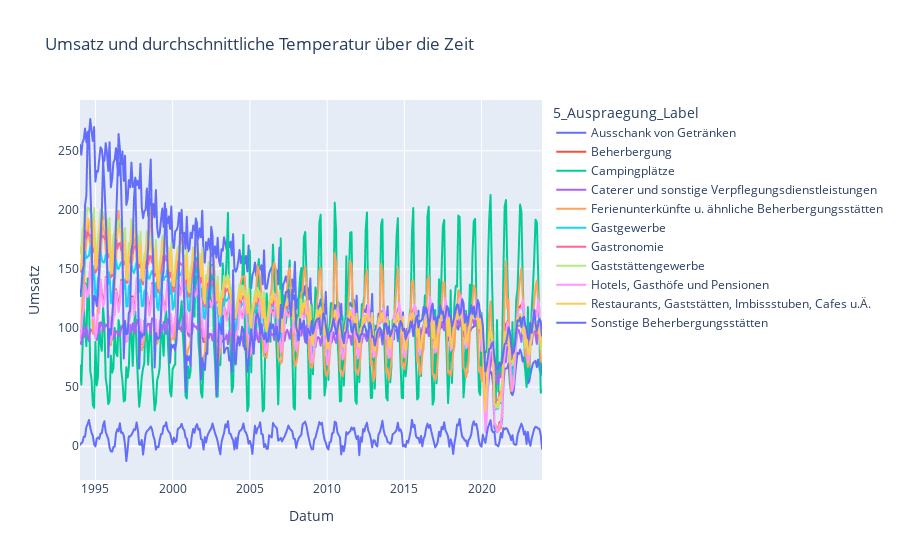

Notebook code for this chart:
### Code cell
fig = px.line(merged_df, x='Datum', y=['Umsatz', 'Durchschnittliche Temperatur'], labels={
    'value': 'Werte',
    'variable': 'Variablen'},
    color= '5_Auspraegung_Label', title='Umsatz und durchschnittliche Temperatur über die Zeit')

fig.update_layout(
    yaxis_title='Umsatz',
    yaxis2=dict(title='Durchschnittliche Temperatur', overlaying='y', side='right')
)

fig.show()

### Figure 1 — Plotly figure (JSON) as saved in the notebook; plotly's stock layout.template omitted (floating-point values rounded to 4 significant figures; data arrays with more than 128 entries replaced by an {"elided": "..."} marker saying what was removed)
{"data": [{"hovertemplate": "5_Auspraegung_Label=Ausschank von Getränken<br>Variablen=Umsatz<br>Datum=%{x}<br>Werte=%{y}<extra></extra>", "legendgroup": "Ausschank von Getränken", "line": {"color": "#636efa", "dash": "solid"}, "marker": {"symbol": "circle"}, "mode": "lines", "name": "Ausschank von Getränken", "showlegend": true, "type": "scattergl", "x": {"elided": "360 str values"}, "xaxis": "x", "y": {"elided": "360 float values"}, "yaxis": "y"}, {"hovertemplate": "5_Auspraegung_Label=Ausschank von Getränken<br>Variablen=Durchschnittliche Temperatur<br>Datum=%{x}<br>Werte=%{y}<extra></extra>", "legendgroup": "Ausschank von Getränken", "line": {"color": "#636efa", "dash": "solid"}, "marker": {"symbol": "circle"}, "mode": "lines", "name": "Ausschank von Getränken", "showlegend": false, "type": "scattergl", "x": {"elided": "360 str values"}, "xaxis": "x", "y": {"elided": "360 float values"}, "yaxis": "y"}, {"hovertemplate": "5_Auspraegung_Label=Beherbergung<br>Variablen=Umsatz<br>Datum=%{x}<br>Werte=%{y}<extra></extra>", "legendgroup": "Beherbergung", "line": {"color": "#EF553B", "dash": "solid"}, "marker": {"symbol": "circle"}, "mode": "lines", "name": "Beherbergung", "showlegend": true, "type": "scattergl", "x": {"elided": "360 str values"}, "xaxis": "x", "y": {"elided": "360 float values"}, "yaxis": "y"}, {"hovertemplate": "5_Auspraegung_Label=Beherbergung<br>Variablen=Durchschnittliche Temperatur<br>Datum=%{x}<br>Werte=%{y}<extra></extra>", "legendgroup": "Beherbergung", "line": {"color": "#EF553B", "dash": "solid"}, "marker": {"symbol": "circle"}, "mode": "lines", "name": "Beherbergung", "showlegend": false, "type": "scattergl", "x": {"elided": "360 str values"}, "xaxis": "x", "y": {"elided": "360 float values"}, "yaxis": "y"}, {"hovertemplate": "5_Auspraegung_Label=Campingplätze<br>Variablen=Umsatz<br>Datum=%{x}<br>Werte=%{y}<extra></extra>", "legendgroup": "Campingplätze", "line": {"color": "#00cc96", "dash": "solid"}, "marker": {"symbol": "circle"}, "mode": "lines", "name": "Campingplätze", "showlegend": true, "type": "scattergl", "x": {"elided": "360 str values"}, "xaxis": "x", "y": {"elided": "360 float values"}, "yaxis": "y"}, {"hovertemplate": "5_Auspraegung_Label=Campingplätze<br>Variablen=Durchschnittliche Temperatur<br>Datum=%{x}<br>Werte=%{y}<extra></extra>", "legendgroup": "Campingplätze", "line": {"color": "#00cc96", "dash": "solid"}, "marker": {"symbol": "circle"}, "mode": "lines", "name": "Campingplätze", "showlegend": false, "type": "scattergl", "x": {"elided": "360 str values"}, "xaxis": "x", "y": {"elided": "360 float values"}, "yaxis": "y"}, {"hovertemplate": "5_Auspraegung_Label=Caterer und sonstige Verpflegungsdienstleistungen<br>Variablen=Umsatz<br>Datum=%{x}<br>Werte=%{y}<extra></extra>", "legendgroup": "Caterer und sonstige Verpflegungsdienstleistungen", "line": {"color": "#ab63fa", "dash": "solid"}, "marker": {"symbol": "circle"}, "mode": "lines", "name": "Caterer und sonstige Verpflegungsdienstleistungen", "showlegend": true, "type": "scattergl", "x": {"elided": "360 str values"}, "xaxis": "x", "y": {"elided": "360 float values"}, "yaxis": "y"}, {"hovertemplate": "5_Auspraegung_Label=Caterer und sonstige Verpflegungsdienstleistungen<br>Variablen=Durchschnittliche Temperatur<br>Datum=%{x}<br>Werte=%{y}<extra></extra>", "legendgroup": "Caterer und sonstige Verpflegungsdienstleistungen", "line": {"color": "#ab63fa", "dash": "solid"}, "marker": {"symbol": "circle"}, "mode": "lines", "name": "Caterer und sonstige Verpflegungsdienstleistungen", "showlegend": false, "type": "scattergl", "x": {"elided": "360 str values"}, "xaxis": "x", "y": {"elided": "360 float values"}, "yaxis": "y"}, {"hovertemplate": "5_Auspraegung_Label=Ferienunterkünfte u. ähnliche Beherbergungsstätten<br>Variablen=Umsatz<br>Datum=%{x}<br>Werte=%{y}<extra></extra>", "legendgroup": "Ferienunterkünfte u. ähnliche Beherbergungsstätten", "line": {"color": "#FFA15A", "dash": "solid"}, "marker": {"symbol": "circle"}, "mode": "lines", "name": "Ferienunterkünfte u. ähnliche Beherbergungsstätten", "showlegend": true, "type": "scattergl", "x": {"elided": "360 str values"}, "xaxis": "x", "y": {"elided": "360 float values"}, "yaxis": "y"}, {"hovertemplate": "5_Auspraegung_Label=Ferienunterkünfte u. ähnliche Beherbergungsstätten<br>Variablen=Durchschnittliche Temperatur<br>Datum=%{x}<br>Werte=%{y}<extra></extra>", "legendgroup": "Ferienunterkünfte u. ähnliche Beherbergungsstätten", "line": {"color": "#FFA15A", "dash": "solid"}, "marker": {"symbol": "circle"}, "mode": "lines", "name": "Ferienunterkünfte u. ähnliche Beherbergungsstätten", "showlegend": false, "type": "scattergl", "x": {"elided": "360 str values"}, "xaxis": "x", "y": {"elided": "360 float values"}, "yaxis": "y"}, {"hovertemplate": "5_Auspraegung_Label=Gastgewerbe<br>Variablen=Umsatz<br>Datum=%{x}<br>Werte=%{y}<extra></extra>", "legendgroup": "Gastgewerbe", "line": {"color": "#19d3f3", "dash": "solid"}, "marker": {"symbol": "circle"}, "mode": "lines", "name": "Gastgewerbe", "showlegend": true, "type": "scattergl", "x": {"elided": "360 str values"}, "xaxis": "x", "y": {"elided": "360 float values"}, "yaxis": "y"}, {"hovertemplate": "5_Auspraegung_Label=Gastgewerbe<br>Variablen=Durchschnittliche Temperatur<br>Datum=%{x}<br>Werte=%{y}<extra></extra>", "legendgroup": "Gastgewerbe", "line": {"color": "#19d3f3", "dash": "solid"}, "marker": {"symbol": "circle"}, "mode": "lines", "name": "Gastgewerbe", "showlegend": false, "type": "scattergl", "x": {"elided": "360 str values"}, "xaxis": "x", "y": {"elided": "360 float values"}, "yaxis": "y"}, {"hovertemplate": "5_Auspraegung_Label=Gastronomie<br>Variablen=Umsatz<br>Datum=%{x}<br>Werte=%{y}<extra></extra>", "legendgroup": "Gastronomie", "line": {"color": "#FF6692", "dash": "solid"}, "marker": {"symbol": "circle"}, "mode": "lines", "name": "Gastronomie", "showlegend": true, "type": "scattergl", "x": {"elided": "360 str values"}, "xaxis": "x", "y": {"elided": "360 float values"}, "yaxis": "y"}, {"hovertemplate": "5_Auspraegung_Label=Gastronomie<br>Variablen=Durchschnittliche Temperatur<br>Datum=%{x}<br>Werte=%{y}<extra></extra>", "legendgroup": "Gastronomie", "line": {"color": "#FF6692", "dash": "solid"}, "marker": {"symbol": "circle"}, "mode": "lines", "name": "Gastronomie", "showlegend": false, "type": "scattergl", "x": {"elided": "360 str values"}, "xaxis": "x", "y": {"elided": "360 float values"}, "yaxis": "y"}, {"hovertemplate": "5_Auspraegung_Label=Gaststättengewerbe<br>Variablen=Umsatz<br>Datum=%{x}<br>Werte=%{y}<extra></extra>", "legendgroup": "Gaststättengewerbe", "line": {"color": "#B6E880", "dash": "solid"}, "marker": {"symbol": "circle"}, "mode": "lines", "name": "Gaststättengewerbe", "showlegend": true, "type": "scattergl", "x": {"elided": "360 str values"}, "xaxis": "x", "y": {"elided": "360 float values"}, "yaxis": "y"}, {"hovertemplate": "5_Auspraegung_Label=Gaststättengewerbe<br>Variablen=Durchschnittliche Temperatur<br>Datum=%{x}<br>Werte=%{y}<extra></extra>", "legendgroup": "Gaststättengewerbe", "line": {"color": "#B6E880", "dash": "solid"}, "marker": {"symbol": "circle"}, "mode": "lines", "name": "Gaststättengewerbe", "showlegend": false, "type": "scattergl", "x": {"elided": "360 str values"}, "xaxis": "x", "y": {"elided": "360 float values"}, "yaxis": "y"}, {"hovertemplate": "5_Auspraegung_Label=Hotels, Gasthöfe und Pensionen<br>Variablen=Umsatz<br>Datum=%{x}<br>Werte=%{y}<extra></extra>", "legendgroup": "Hotels, Gasthöfe und Pensionen", "line": {"color": "#FF97FF", "dash": "solid"}, "marker": {"symbol": "circle"}, "mode": "lines", "name": "Hotels, Gasthöfe und Pensionen", "showlegend": true, "type": "scattergl", "x": {"elided": "360 str values"}, "xaxis": "x", "y": {"elided": "360 float values"}, "yaxis": "y"}, {"hovertemplate": "5_Auspraegung_Label=Hotels, Gasthöfe und Pensionen<br>Variablen=Durchschnittliche Temperatur<br>Datum=%{x}<br>Werte=%{y}<extra></extra>", "legendgroup": "Hotels, Gasthöfe und Pensionen", "line": {"color": "#FF97FF", "dash": "solid"}, "marker": {"symbol": "circle"}, "mode": "lines", "name": "Hotels, Gasthöfe und Pensionen", "showlegend": false, "type": "scattergl", "x": {"elided": "360 str values"}, "xaxis": "x", "y": {"elided": "360 float values"}, "yaxis": "y"}, {"hovertemplate": "5_Auspraegung_Label=Restaurants, Gaststätten, Imbissstuben, Cafes u.Ä.<br>Variablen=Umsatz<br>Datum=%{x}<br>Werte=%{y}<extra></extra>", "legendgroup": "Restaurants, Gaststätten, Imbissstuben, Cafes u.Ä.", "line": {"color": "#FECB52", "dash": "solid"}, "marker": {"symbol": "circle"}, "mode": "lines", "name": "Restaurants, Gaststätten, Imbissstuben, Cafes u.Ä.", "showlegend": true, "type": "scattergl", "x": {"elided": "360 str values"}, "xaxis": "x", "y": {"elided": "360 float values"}, "yaxis": "y"}, {"hovertemplate": "5_Auspraegung_Label=Restaurants, Gaststätten, Imbissstuben, Cafes u.Ä.<br>Variablen=Durchschnittliche Temperatur<br>Datum=%{x}<br>Werte=%{y}<extra></extra>", "legendgroup": "Restaurants, Gaststätten, Imbissstuben, Cafes u.Ä.", "line": {"color": "#FECB52", "dash": "solid"}, "marker": {"symbol": "circle"}, "mode": "lines", "name": "Restaurants, Gaststätten, Imbissstuben, Cafes u.Ä.", "showlegend": false, "type": "scattergl", "x": {"elided": "360 str values"}, "xaxis": "x", "y": {"elided": "360 float values"}, "yaxis": "y"}, {"hovertemplate": "5_Auspraegung_Label=Sonstige Beherbergungsstätten<br>Variablen=Umsatz<br>Datum=%{x}<br>Werte=%{y}<extra></extra>", "legendgroup": "Sonstige Beherbergungsstätten", "line": {"color": "#636efa", "dash": "solid"}, "marker": {"symbol": "circle"}, "mode": "lines", "name": "Sonstige Beherbergungsstätten", "showlegend": true, "type": "scattergl", "x": {"elided": "360 str values"}, "xaxis": "x", "y": {"elided": "360 float values"}, "yaxis": "y"}, {"hovertemplate": "5_Auspraegung_Label=Sonstige Beherbergungsstätten<br>Variablen=Durchschnittliche Temperatur<br>Datum=%{x}<br>Werte=%{y}<extra></extra>", "legendgroup": "Sonstige Beherbergungsstätten", "line": {"color": "#636efa", "dash": "solid"}, "marker": {"symbol": "circle"}, "mode": "lines", "name": "Sonstige Beherbergungsstätten", "showlegend": false, "type": "scattergl", "x": {"elided": "360 str values"}, "xaxis": "x", "y": {"elided": "360 float values"}, "yaxis": "y"}], "layout": {"legend": {"title": {"text": "5_Auspraegung_Label"}, "tracegroupgap": 0}, "title": {"text": "Umsatz und durchschnittliche Temperatur über die Zeit"}, "xaxis": {"anchor": "y", "domain": [0, 1], "title": {"text": "Datum"}}, "yaxis": {"anchor": "x", "domain": [0, 1], "title": {"text": "Umsatz"}}, "yaxis2": {"overlaying": "y", "side": "right", "title": {"text": "Durchschnittliche Temperatur"}}}}
